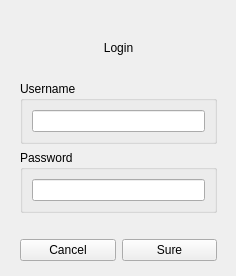
<?xml version="1.0" encoding="UTF-8"?>
<ui version="4.0">
 <class>LoginWidget</class>
 <widget class="QWidget" name="LoginWidget">
  <property name="windowModality">
   <enum>Qt::ApplicationModal</enum>
  </property>
  <property name="geometry">
   <rect>
    <x>0</x>
    <y>0</y>
    <width>236</width>
    <height>276</height>
   </rect>
  </property>
  <property name="sizePolicy">
   <sizepolicy hsizetype="Fixed" vsizetype="Fixed">
    <horstretch>0</horstretch>
    <verstretch>0</verstretch>
   </sizepolicy>
  </property>
  <property name="windowTitle">
   <string>Login</string>
  </property>
  <widget class="QWidget" name="layoutWidget">
   <property name="geometry">
    <rect>
     <x>20</x>
     <y>20</y>
     <width>197</width>
     <height>241</height>
    </rect>
   </property>
   <layout class="QVBoxLayout" name="verticalLayout_2">
    <item>
     <widget class="QLabel" name="label">
      <property name="layoutDirection">
       <enum>Qt::LeftToRight</enum>
      </property>
      <property name="text">
       <string>Login</string>
      </property>
      <property name="alignment">
       <set>Qt::AlignCenter</set>
      </property>
     </widget>
    </item>
    <item>
     <widget class="QGroupBox" name="groupBox">
      <property name="title">
       <string>Username</string>
      </property>
      <layout class="QGridLayout" name="gridLayout">
       <item row="0" column="0">
        <widget class="QLineEdit" name="username_lineEdit"/>
       </item>
      </layout>
     </widget>
    </item>
    <item>
     <widget class="QGroupBox" name="groupBox_2">
      <property name="title">
       <string>Password</string>
      </property>
      <layout class="QGridLayout" name="gridLayout_2">
       <item row="0" column="0">
        <widget class="QLineEdit" name="password_lineEdit"/>
       </item>
      </layout>
     </widget>
    </item>
    <item>
     <spacer name="verticalSpacer">
      <property name="orientation">
       <enum>Qt::Vertical</enum>
      </property>
      <property name="sizeType">
       <enum>QSizePolicy::Minimum</enum>
      </property>
      <property name="sizeHint" stdset="0">
       <size>
        <width>20</width>
        <height>20</height>
       </size>
      </property>
     </spacer>
    </item>
    <item>
     <layout class="QHBoxLayout" name="horizontalLayout">
      <item>
       <widget class="QPushButton" name="cancel_pushButton">
        <property name="text">
         <string>Cancel</string>
        </property>
       </widget>
      </item>
      <item>
       <widget class="QPushButton" name="sure_pushButton">
        <property name="text">
         <string>Sure</string>
        </property>
       </widget>
      </item>
     </layout>
    </item>
   </layout>
  </widget>
 </widget>
 <resources/>
 <connections/>
</ui>
